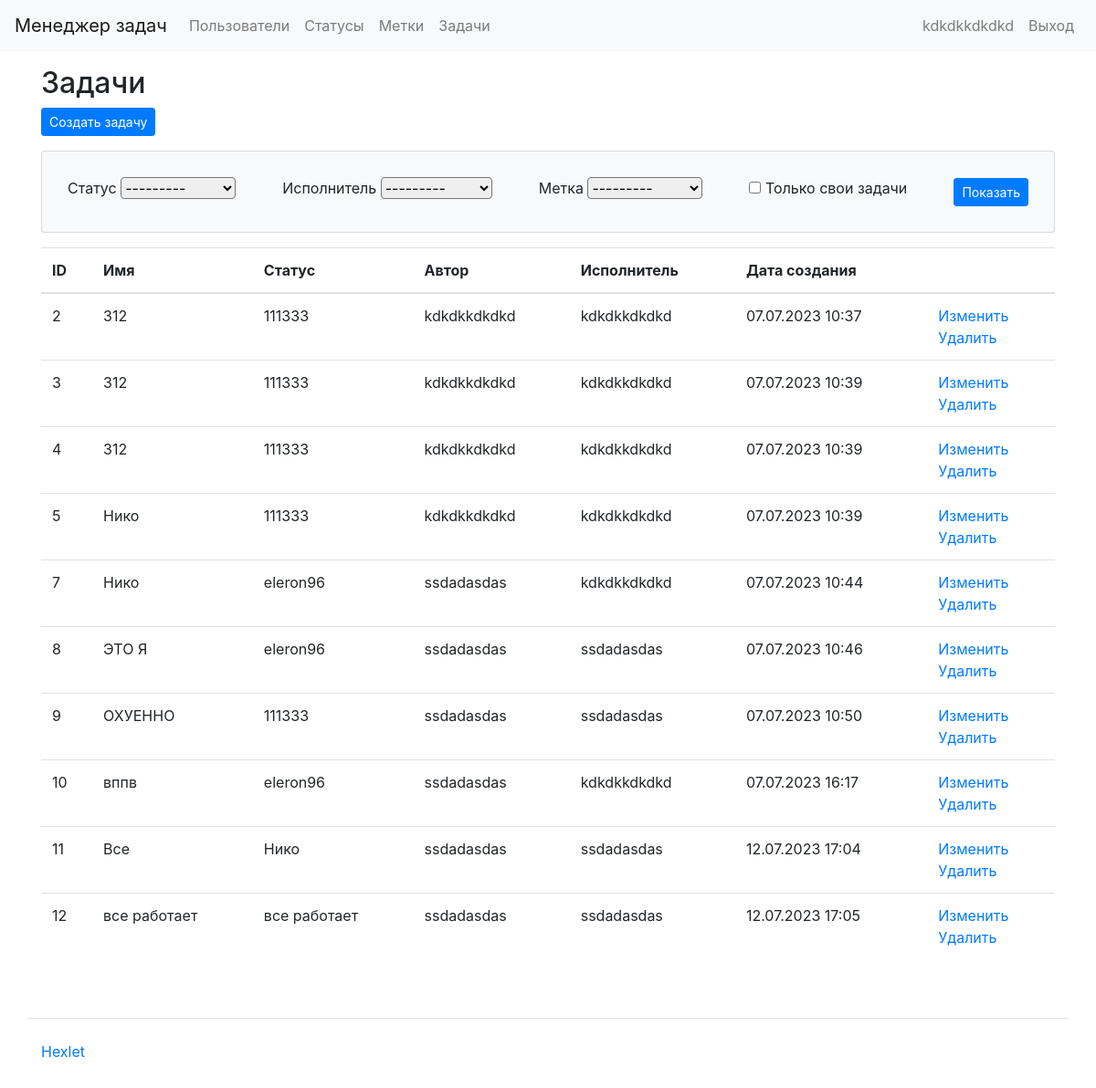
Page /tasks/ (signed in) on the committed database.
### tasks/models.py (models this page shows, shortened)
class Task(models.Model):
    name = models.CharField(max_length=100)
    description = models.TextField()  # If you want to add a description field
    status = models.ForeignKey(Status, on_delete=models.CASCADE)  # Link to the Status model
    author = models.ForeignKey(User, on_delete=models.CASCADE, related_name='author_tasks')  # Link to the User model
    executor = models.ForeignKey(User, on_delete=models.CASCADE, related_name='executor_tasks')  # Link to the User model
    label = models.ForeignKey(labels, on_delete=models.CASCADE, null=True)  # Link to the Label model
    created_date = models.DateTimeField(auto_now_add=True)
    class Meta:
        app_label = 'tasks'

### status/models.py (models this page shows, shortened)
class Status(models.Model):
    name = models.CharField(max_length=100)
    created_date = models.DateTimeField(auto_now_add=True)
    class Meta:
        app_label = 'status'

### tasks/views.py (the view, shortened to what this page needs)
# urls.py: path('tasks/', tasks_list, name='tasks'),
@login_required
def tasks_list(request):
    form = TaskFilterForm(request.GET or None)
    tasks = TaskModel.objects.all()
    statuses = Status.objects.all()
    context = {'form': form, 'tasks': tasks,
               'task_statuses': statuses}
    return render(request, 'tasks/tasks.html', context)

### tasks/forms.py
class TaskFilterForm(forms.Form):
    status = forms.ModelChoiceField(queryset=Status.objects.all(), required=False)
    executor = forms.ModelChoiceField(queryset=User.objects.all(), required=False)
    label = forms.ModelChoiceField(queryset=labels.objects.all(), required=False)
    my_tasks = forms.BooleanField(required=False)

### task_manager/templates/tasks/tasks.html (shortened to what this page needs)
{% extends "base.html" %}
{% load i18n %}
{% block content %}
  <h2>Задачи</h2>
  <div class="mb-3">
    <a href="{% url 'create_tasks' %}" class="btn btn-primary btn-sm">{% trans "Создать задачу" %}</a>
  </div>
    <div class="card mb-3 card-body bg-light">
        <form method="GET" class="d-flex flex-row align-items-center justify-content-between flex-wrap">
            <div class="p-2">
                <label class="form-label" for="id_status">Статус</label>
                <select name="status" class="form-select rounded" id="id_status">
                    <option value="" selected>---------</option>
                </select>
            </div>
            <div class="p-2">
                <label class="form-label" for="id_executor">Исполнитель</label>
                <select name="executor" class="form-select rounded" id="id_executor">
                    <option value="" selected>---------</option>
                </select>
            </div>
            <div class="p-2">
                <label class="form-label" for="id_label">Метка</label>
                <select name="label" class="form-select rounded" id="id_label">
                    <option value="" selected>---------</option>
                </select>
            </div>
            <div class="p-2 form-check">
                <input type="checkbox" id="my_tasks" name="my_tasks">
                <label for="my_tasks">Только свои задачи</label>
            </div>
            <div class="p-2">
                <input class="btn btn-primary btn-sm" type="submit" value="Показать">
            </div>
        </form>
    </div>
  <table class="table">
    <thead>
      <tr>
        <th scope="col">ID</th>
        <th scope="col">Имя</th>
        <th scope="col">Статус</th>
        <th scope="col">Автор</th>
        <th scope="col">Исполнитель</th>
        <th scope="col">Дата создания</th>
        <th scope="col"></th>
      </tr>
    </thead>
    <tbody>
      {% for task in tasks %}
      <tr>
          <td>{{ task.id }}</td>
          <td>{{ task.name }}</td>
          <td>{{ task.status.name }}</td>
          <td>{{ task.author.username }}</td>
          <td>{{ task.executor.username }}</td>
          <td>{{ task.created_date|date:"d.m.Y H:i" }}</td>
          <td>
            <a href="{% url 'edit_tasks' task.id %}">Изменить</a>
            <br>
            <a href="{% url 'delete_tasks' task.id %}">{% trans "Delete" %}</a>
          </td>
      </tr>
      {% endfor %}
    </tbody>
  </table>
{% endblock %}

### task_manager/templates/header.html (shortened to what this page needs)
{% load i18n %}
<nav class="navbar navbar-expand-lg navbar-light bg-light mb-3">
  <a class="navbar-brand" href="/">{% block navbar_brand %}Менеджер задач{% endblock %}</a>
  <div class="collapse navbar-collapse" id="navbarToggleExternalContent">
    <ul class="navbar-nav mr-auto">
      <li class="nav-item">
        <a class="nav-link" href="/users/">{% block navlink1 %}Пользователи{% endblock %}</a>
      </li>
      {% if user.is_authenticated %}
        <li class="nav-item">
          <a class="nav-link" href="/statuses/">{% trans "Статусы" %}</a>
        </li>
        <li class="nav-item">
          <a class="nav-link" href="/labels/">{% trans "Метки" %}</a>
        </li>
        <li class="nav-item">
          <a class="nav-link" href="/tasks/">{% trans "Задачи" %}</a>
        </li>
      {% endif %}
    </ul>
    <ul class="navbar-nav">
      {% if user.is_authenticated %}
        <li class="nav-item">
          <span class="navbar-text mr-2">{{ user.username }}</span>
        </li>
        <li class="nav-item">
          <a class="nav-link" href="{% url 'logout' %}">{% trans "Выход" %}</a>
        </li>
      {% endif %}
    </ul>
  </div>
</nav>

### rows in the picture
Task: id "2", name "312", status.name "111333", author.username "kdkdkkdkdkd", executor.username "kdkdkkdkdkd", created_date "07.07.2023 10:37"
Task: id "3", name "312", status.name "111333", author.username "kdkdkkdkdkd", executor.username "kdkdkkdkdkd", created_date "07.07.2023 10:39"
Task: id "4", name "312", status.name "111333", author.username "kdkdkkdkdkd", executor.username "kdkdkkdkdkd", created_date "07.07.2023 10:39"
Task: id "5", name "Нико", status.name "111333", author.username "kdkdkkdkdkd", executor.username "kdkdkkdkdkd", created_date "07.07.2023 10:39"
Task: id "7", name "Нико", status.name "eleron96", author.username "ssdadasdas", executor.username "kdkdkkdkdkd", created_date "07.07.2023 10:44"
Task: id "8", name "ЭТО Я", status.name "eleron96", author.username "ssdadasdas", executor.username "ssdadasdas", created_date "07.07.2023 10:46"
Task: id "9", name "ОХУЕННО", status.name "111333", author.username "ssdadasdas", executor.username "ssdadasdas", created_date "07.07.2023 10:50"
Task: id "10", name "вппв", status.name "eleron96", author.username "ssdadasdas", executor.username "kdkdkkdkdkd", created_date "07.07.2023 16:17"
Task: id "11", name "Все", status.name "Нико", author.username "ssdadasdas", executor.username "ssdadasdas", created_date "12.07.2023 17:04"
Task: id "12", name "все работает", status.name "все работает", author.username "ssdadasdas", executor.username "ssdadasdas", created_date "12.07.2023 17:05"

### other values in the picture
{{ user.username }} "kdkdkkdkdkd"
